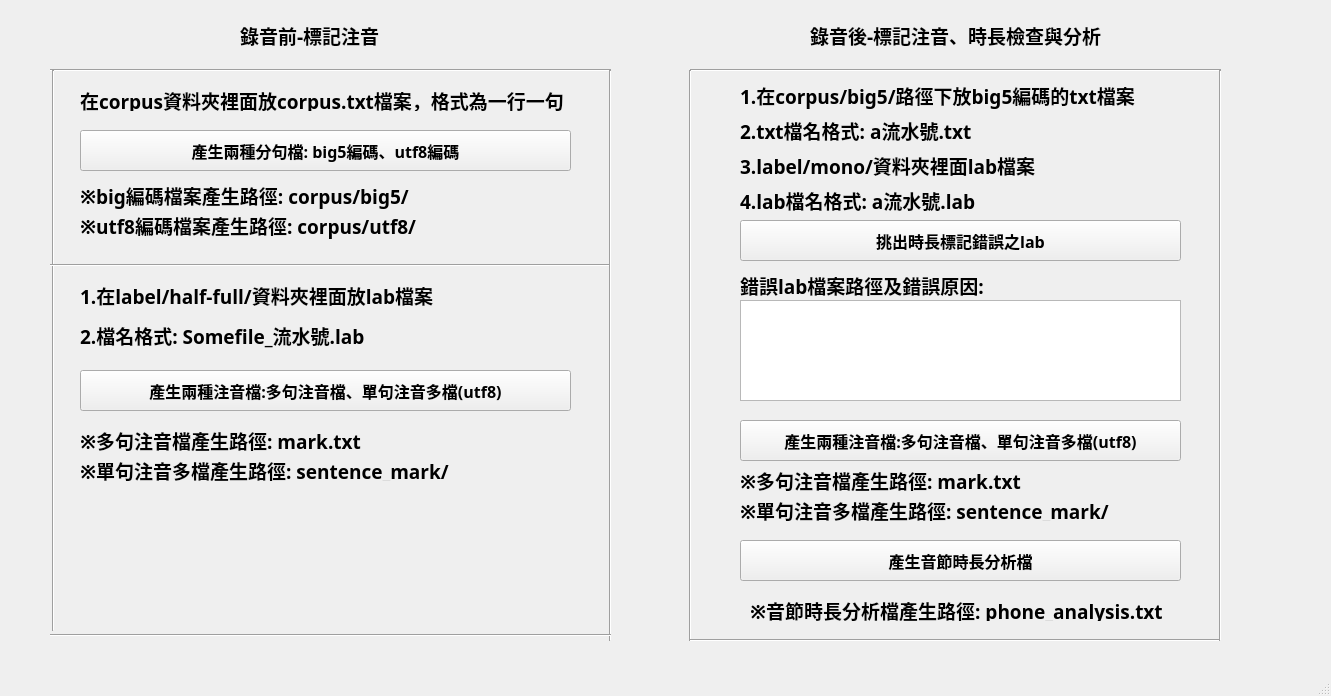
<?xml version="1.0" encoding="UTF-8"?>
<ui version="4.0">
 <class>MainWindow</class>
 <widget class="QMainWindow" name="MainWindow">
  <property name="geometry">
   <rect>
    <x>0</x>
    <y>0</y>
    <width>1331</width>
    <height>696</height>
   </rect>
  </property>
  <property name="windowTitle">
   <string>注音標記工具</string>
  </property>
  <widget class="QWidget" name="centralwidget">
   <widget class="QPushButton" name="pushButton">
    <property name="geometry">
     <rect>
      <x>80</x>
      <y>370</y>
      <width>491</width>
      <height>41</height>
     </rect>
    </property>
    <property name="font">
     <font>
      <family>微軟正黑體</family>
      <pointsize>12</pointsize>
      <weight>75</weight>
      <bold>true</bold>
     </font>
    </property>
    <property name="text">
     <string>產生兩種注音檔:多句注音檔、單句注音多檔(utf8)</string>
    </property>
   </widget>
   <widget class="QLabel" name="label">
    <property name="geometry">
     <rect>
      <x>240</x>
      <y>20</y>
      <width>161</width>
      <height>31</height>
     </rect>
    </property>
    <property name="font">
     <font>
      <family>微軟正黑體</family>
      <pointsize>14</pointsize>
      <weight>75</weight>
      <bold>true</bold>
     </font>
    </property>
    <property name="text">
     <string>錄音前-標記注音</string>
    </property>
   </widget>
   <widget class="QLabel" name="label_2">
    <property name="geometry">
     <rect>
      <x>810</x>
      <y>20</y>
      <width>301</width>
      <height>31</height>
     </rect>
    </property>
    <property name="font">
     <font>
      <family>微軟正黑體</family>
      <pointsize>14</pointsize>
      <weight>75</weight>
      <bold>true</bold>
     </font>
    </property>
    <property name="text">
     <string>錄音後-標記注音、時長檢查與分析</string>
    </property>
   </widget>
   <widget class="QPushButton" name="pushButton_3">
    <property name="geometry">
     <rect>
      <x>740</x>
      <y>220</y>
      <width>441</width>
      <height>41</height>
     </rect>
    </property>
    <property name="font">
     <font>
      <family>微軟正黑體</family>
      <pointsize>12</pointsize>
      <weight>75</weight>
      <bold>true</bold>
     </font>
    </property>
    <property name="text">
     <string>挑出時長標記錯誤之lab</string>
    </property>
   </widget>
   <widget class="QPushButton" name="pushButton_4">
    <property name="geometry">
     <rect>
      <x>740</x>
      <y>540</y>
      <width>441</width>
      <height>41</height>
     </rect>
    </property>
    <property name="font">
     <font>
      <family>微軟正黑體</family>
      <pointsize>12</pointsize>
      <weight>75</weight>
      <bold>true</bold>
     </font>
    </property>
    <property name="text">
     <string>產生音節時長分析檔</string>
    </property>
   </widget>
   <widget class="QLabel" name="label_3">
    <property name="geometry">
     <rect>
      <x>80</x>
      <y>90</y>
      <width>501</width>
      <height>21</height>
     </rect>
    </property>
    <property name="font">
     <font>
      <family>微軟正黑體</family>
      <pointsize>14</pointsize>
      <weight>75</weight>
      <bold>true</bold>
     </font>
    </property>
    <property name="inputMethodHints">
     <set>Qt::ImhFormattedNumbersOnly</set>
    </property>
    <property name="text">
     <string>在corpus資料夾裡面放corpus.txt檔案，格式為一行一句</string>
    </property>
   </widget>
   <widget class="Line" name="line">
    <property name="geometry">
     <rect>
      <x>50</x>
      <y>60</y>
      <width>561</width>
      <height>20</height>
     </rect>
    </property>
    <property name="orientation">
     <enum>Qt::Horizontal</enum>
    </property>
   </widget>
   <widget class="Line" name="line_2">
    <property name="geometry">
     <rect>
      <x>43</x>
      <y>70</y>
      <width>20</width>
      <height>561</height>
     </rect>
    </property>
    <property name="orientation">
     <enum>Qt::Vertical</enum>
    </property>
   </widget>
   <widget class="Line" name="line_3">
    <property name="geometry">
     <rect>
      <x>50</x>
      <y>250</y>
      <width>561</width>
      <height>31</height>
     </rect>
    </property>
    <property name="orientation">
     <enum>Qt::Horizontal</enum>
    </property>
   </widget>
   <widget class="Line" name="line_4">
    <property name="geometry">
     <rect>
      <x>600</x>
      <y>70</y>
      <width>20</width>
      <height>571</height>
     </rect>
    </property>
    <property name="orientation">
     <enum>Qt::Vertical</enum>
    </property>
   </widget>
   <widget class="QLabel" name="label_11">
    <property name="geometry">
     <rect>
      <x>80</x>
      <y>430</y>
      <width>381</width>
      <height>21</height>
     </rect>
    </property>
    <property name="font">
     <font>
      <family>微軟正黑體</family>
      <pointsize>14</pointsize>
      <weight>75</weight>
      <bold>true</bold>
     </font>
    </property>
    <property name="inputMethodHints">
     <set>Qt::ImhFormattedNumbersOnly</set>
    </property>
    <property name="text">
     <string>※多句注音檔產生路徑: mark.txt</string>
    </property>
   </widget>
   <widget class="QLabel" name="label_12">
    <property name="geometry">
     <rect>
      <x>80</x>
      <y>460</y>
      <width>441</width>
      <height>21</height>
     </rect>
    </property>
    <property name="font">
     <font>
      <family>微軟正黑體</family>
      <pointsize>14</pointsize>
      <weight>75</weight>
      <bold>true</bold>
     </font>
    </property>
    <property name="inputMethodHints">
     <set>Qt::ImhFormattedNumbersOnly</set>
    </property>
    <property name="text">
     <string>※單句注音多檔產生路徑: sentence_mark/</string>
    </property>
   </widget>
   <widget class="QLabel" name="label_13">
    <property name="geometry">
     <rect>
      <x>80</x>
      <y>180</y>
      <width>351</width>
      <height>31</height>
     </rect>
    </property>
    <property name="font">
     <font>
      <family>微軟正黑體</family>
      <pointsize>14</pointsize>
      <weight>75</weight>
      <bold>true</bold>
     </font>
    </property>
    <property name="inputMethodHints">
     <set>Qt::ImhFormattedNumbersOnly</set>
    </property>
    <property name="text">
     <string>※big編碼檔案產生路徑: corpus/big5/</string>
    </property>
   </widget>
   <widget class="Line" name="line_5">
    <property name="geometry">
     <rect>
      <x>50</x>
      <y>620</y>
      <width>561</width>
      <height>31</height>
     </rect>
    </property>
    <property name="orientation">
     <enum>Qt::Horizontal</enum>
    </property>
   </widget>
   <widget class="QLabel" name="label_7">
    <property name="geometry">
     <rect>
      <x>740</x>
      <y>80</y>
      <width>431</width>
      <height>31</height>
     </rect>
    </property>
    <property name="font">
     <font>
      <family>微軟正黑體</family>
      <pointsize>14</pointsize>
      <weight>75</weight>
      <bold>true</bold>
     </font>
    </property>
    <property name="inputMethodHints">
     <set>Qt::ImhFormattedNumbersOnly</set>
    </property>
    <property name="text">
     <string>1.在corpus/big5/路徑下放big5編碼的txt檔案</string>
    </property>
   </widget>
   <widget class="QLabel" name="label_9">
    <property name="geometry">
     <rect>
      <x>740</x>
      <y>120</y>
      <width>451</width>
      <height>21</height>
     </rect>
    </property>
    <property name="font">
     <font>
      <family>微軟正黑體</family>
      <pointsize>14</pointsize>
      <weight>75</weight>
      <bold>true</bold>
     </font>
    </property>
    <property name="inputMethodHints">
     <set>Qt::ImhFormattedNumbersOnly</set>
    </property>
    <property name="text">
     <string>2.txt檔名格式: a流水號.txt</string>
    </property>
   </widget>
   <widget class="QTextBrowser" name="textBrowser">
    <property name="geometry">
     <rect>
      <x>740</x>
      <y>300</y>
      <width>441</width>
      <height>101</height>
     </rect>
    </property>
   </widget>
   <widget class="QLabel" name="label_16">
    <property name="geometry">
     <rect>
      <x>740</x>
      <y>270</y>
      <width>251</width>
      <height>31</height>
     </rect>
    </property>
    <property name="font">
     <font>
      <family>微軟正黑體</family>
      <pointsize>14</pointsize>
      <weight>75</weight>
      <bold>true</bold>
     </font>
    </property>
    <property name="inputMethodHints">
     <set>Qt::ImhFormattedNumbersOnly</set>
    </property>
    <property name="text">
     <string>錯誤lab檔案路徑及錯誤原因:</string>
    </property>
   </widget>
   <widget class="QLabel" name="label_18">
    <property name="geometry">
     <rect>
      <x>750</x>
      <y>600</y>
      <width>441</width>
      <height>21</height>
     </rect>
    </property>
    <property name="font">
     <font>
      <family>微軟正黑體</family>
      <pointsize>14</pointsize>
      <weight>75</weight>
      <bold>true</bold>
     </font>
    </property>
    <property name="inputMethodHints">
     <set>Qt::ImhFormattedNumbersOnly</set>
    </property>
    <property name="text">
     <string>※音節時長分析檔產生路徑: phone_analysis.txt</string>
    </property>
   </widget>
   <widget class="Line" name="line_6">
    <property name="geometry">
     <rect>
      <x>690</x>
      <y>60</y>
      <width>531</width>
      <height>20</height>
     </rect>
    </property>
    <property name="orientation">
     <enum>Qt::Horizontal</enum>
    </property>
   </widget>
   <widget class="Line" name="line_7">
    <property name="geometry">
     <rect>
      <x>680</x>
      <y>70</y>
      <width>20</width>
      <height>571</height>
     </rect>
    </property>
    <property name="orientation">
     <enum>Qt::Vertical</enum>
    </property>
   </widget>
   <widget class="Line" name="line_8">
    <property name="geometry">
     <rect>
      <x>690</x>
      <y>630</y>
      <width>531</width>
      <height>20</height>
     </rect>
    </property>
    <property name="orientation">
     <enum>Qt::Horizontal</enum>
    </property>
   </widget>
   <widget class="Line" name="line_9">
    <property name="geometry">
     <rect>
      <x>1210</x>
      <y>70</y>
      <width>20</width>
      <height>571</height>
     </rect>
    </property>
    <property name="orientation">
     <enum>Qt::Vertical</enum>
    </property>
   </widget>
   <widget class="QPushButton" name="pushButton_5">
    <property name="geometry">
     <rect>
      <x>80</x>
      <y>130</y>
      <width>491</width>
      <height>41</height>
     </rect>
    </property>
    <property name="font">
     <font>
      <family>微軟正黑體</family>
      <pointsize>12</pointsize>
      <weight>75</weight>
      <bold>true</bold>
     </font>
    </property>
    <property name="text">
     <string>產生兩種分句檔: big5編碼、utf8編碼</string>
    </property>
   </widget>
   <widget class="QLabel" name="label_19">
    <property name="geometry">
     <rect>
      <x>80</x>
      <y>210</y>
      <width>351</width>
      <height>31</height>
     </rect>
    </property>
    <property name="font">
     <font>
      <family>微軟正黑體</family>
      <pointsize>14</pointsize>
      <weight>75</weight>
      <bold>true</bold>
     </font>
    </property>
    <property name="inputMethodHints">
     <set>Qt::ImhFormattedNumbersOnly</set>
    </property>
    <property name="text">
     <string>※utf8編碼檔案產生路徑: corpus/utf8/</string>
    </property>
   </widget>
   <widget class="QLabel" name="label_20">
    <property name="geometry">
     <rect>
      <x>80</x>
      <y>280</y>
      <width>611</width>
      <height>31</height>
     </rect>
    </property>
    <property name="font">
     <font>
      <family>微軟正黑體</family>
      <pointsize>14</pointsize>
      <weight>75</weight>
      <bold>true</bold>
     </font>
    </property>
    <property name="inputMethodHints">
     <set>Qt::ImhFormattedNumbersOnly</set>
    </property>
    <property name="text">
     <string>1.在label/half-full/資料夾裡面放lab檔案</string>
    </property>
   </widget>
   <widget class="QLabel" name="label_21">
    <property name="geometry">
     <rect>
      <x>80</x>
      <y>320</y>
      <width>611</width>
      <height>31</height>
     </rect>
    </property>
    <property name="font">
     <font>
      <family>微軟正黑體</family>
      <pointsize>14</pointsize>
      <weight>75</weight>
      <bold>true</bold>
     </font>
    </property>
    <property name="inputMethodHints">
     <set>Qt::ImhFormattedNumbersOnly</set>
    </property>
    <property name="text">
     <string>2.檔名格式: Somefile_流水號.lab</string>
    </property>
   </widget>
   <widget class="QLabel" name="label_22">
    <property name="geometry">
     <rect>
      <x>740</x>
      <y>150</y>
      <width>611</width>
      <height>31</height>
     </rect>
    </property>
    <property name="font">
     <font>
      <family>微軟正黑體</family>
      <pointsize>14</pointsize>
      <weight>75</weight>
      <bold>true</bold>
     </font>
    </property>
    <property name="inputMethodHints">
     <set>Qt::ImhFormattedNumbersOnly</set>
    </property>
    <property name="text">
     <string>3.label/mono/資料夾裡面lab檔案</string>
    </property>
   </widget>
   <widget class="QLabel" name="label_10">
    <property name="geometry">
     <rect>
      <x>740</x>
      <y>190</y>
      <width>451</width>
      <height>21</height>
     </rect>
    </property>
    <property name="font">
     <font>
      <family>微軟正黑體</family>
      <pointsize>14</pointsize>
      <weight>75</weight>
      <bold>true</bold>
     </font>
    </property>
    <property name="inputMethodHints">
     <set>Qt::ImhFormattedNumbersOnly</set>
    </property>
    <property name="text">
     <string>4.lab檔名格式: a流水號.lab</string>
    </property>
   </widget>
   <widget class="QPushButton" name="pushButton_2">
    <property name="geometry">
     <rect>
      <x>740</x>
      <y>420</y>
      <width>441</width>
      <height>41</height>
     </rect>
    </property>
    <property name="font">
     <font>
      <family>微軟正黑體</family>
      <pointsize>12</pointsize>
      <weight>75</weight>
      <bold>true</bold>
     </font>
    </property>
    <property name="text">
     <string>產生兩種注音檔:多句注音檔、單句注音多檔(utf8)</string>
    </property>
   </widget>
   <widget class="QLabel" name="label_15">
    <property name="geometry">
     <rect>
      <x>740</x>
      <y>470</y>
      <width>381</width>
      <height>21</height>
     </rect>
    </property>
    <property name="font">
     <font>
      <family>微軟正黑體</family>
      <pointsize>14</pointsize>
      <weight>75</weight>
      <bold>true</bold>
     </font>
    </property>
    <property name="inputMethodHints">
     <set>Qt::ImhFormattedNumbersOnly</set>
    </property>
    <property name="text">
     <string>※多句注音檔產生路徑: mark.txt</string>
    </property>
   </widget>
   <widget class="QLabel" name="label_23">
    <property name="geometry">
     <rect>
      <x>740</x>
      <y>500</y>
      <width>441</width>
      <height>21</height>
     </rect>
    </property>
    <property name="font">
     <font>
      <family>微軟正黑體</family>
      <pointsize>14</pointsize>
      <weight>75</weight>
      <bold>true</bold>
     </font>
    </property>
    <property name="inputMethodHints">
     <set>Qt::ImhFormattedNumbersOnly</set>
    </property>
    <property name="text">
     <string>※單句注音多檔產生路徑: sentence_mark/</string>
    </property>
   </widget>
  </widget>
  <widget class="QMenuBar" name="menubar">
   <property name="geometry">
    <rect>
     <x>0</x>
     <y>0</y>
     <width>1331</width>
     <height>22</height>
    </rect>
   </property>
  </widget>
  <widget class="QStatusBar" name="statusbar"/>
 </widget>
 <resources/>
 <connections/>
</ui>
